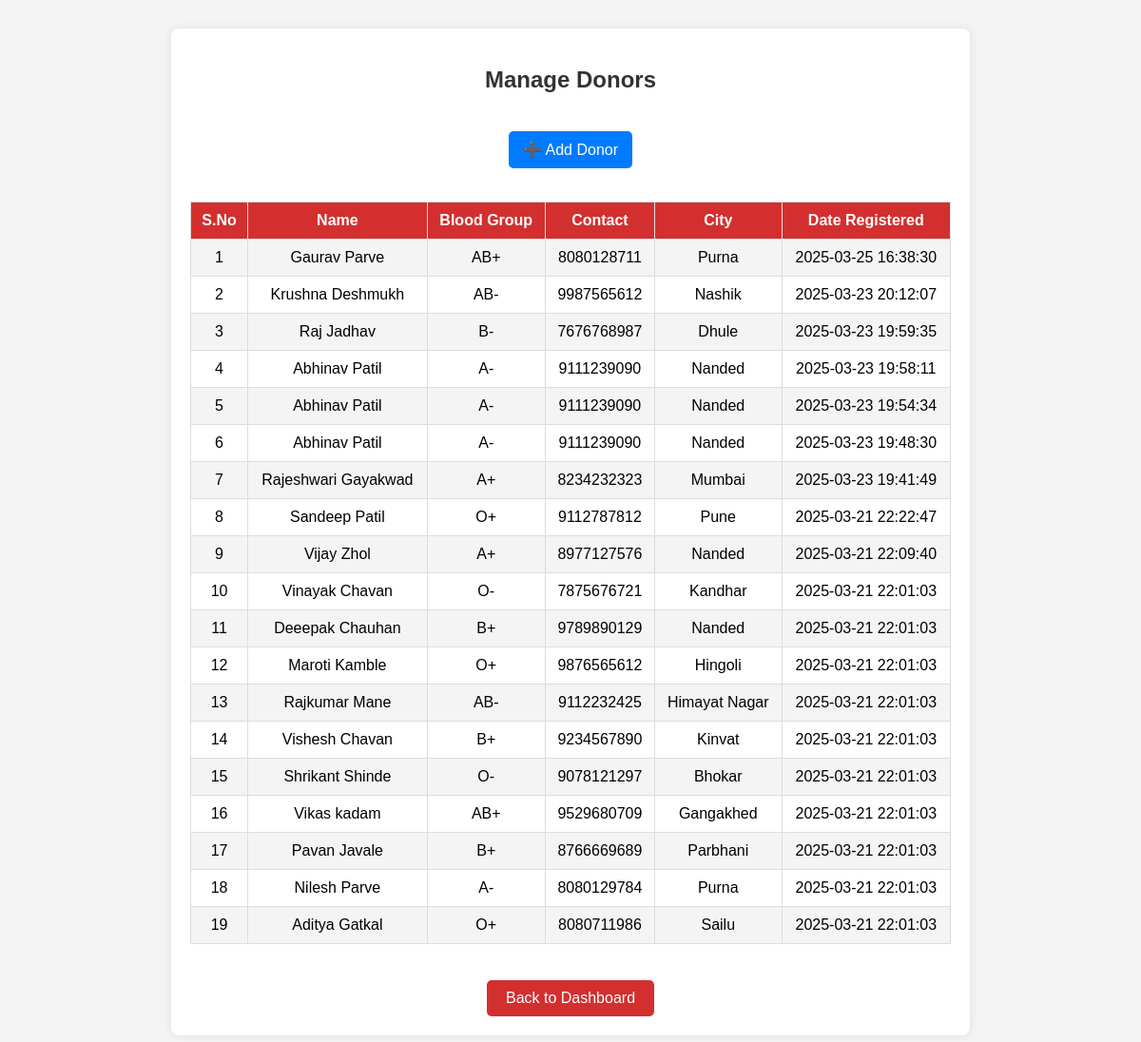
The app's page /admin/manage_donors.php (signed in) with its own data.
### tables this page shows
CREATE TABLE `donors` (
  `id` int(11) NOT NULL,
  `name` varchar(100) NOT NULL,
  `email` varchar(100) NOT NULL,
  `blood_group` varchar(5) NOT NULL,
  `gender` enum('Male','Female','Other') NOT NULL,
  `contact` varchar(15) NOT NULL,
  `city` varchar(100) NOT NULL,
  `date_registered` timestamp NOT NULL DEFAULT current_timestamp()
);

### admin/manage_donors.php (the view, shortened to what this page needs)
<?php
include("../db_connect.php");
$query = "SELECT * FROM donors ORDER BY id DESC";
$result = mysqli_query($conn, $query);
?>
<!DOCTYPE html>
<html lang="en">
<head>
    <link rel="stylesheet" href="admin_style.css">
</head>
<body>
    <div class="container">
        <h2>Manage Donors</h2>
        <a href="add_donor.php" class="add-button">➕ Add Donor</a>
        <table border="1">
        <tr>
    <th>S.No</th>
    <th>Name</th>
    <th>Blood Group</th>
    <th>Contact</th>
    <th>City</th>
    <th>Date Registered</th>
</tr>
<?php
$serial = 1;
while ($row = mysqli_fetch_assoc($result)) {
    echo "<tr>
        <td>{$serial}</td>
        <td>{$row['name']}</td>
        <td>{$row['blood_group']}</td>
        <td>{$row['contact']}</td>
        <td>{$row['city']}</td>
        <td>{$row['date_registered']}</td>
    </tr>";
    $serial++;
}
?>
        </table>
        <br>
        <a href="admin_dashboard.php">Back to Dashboard</a>
    </div>
</body>
</html>

### admin/admin_style.css (style rules this page uses)
body { font-family: Arial, sans-serif; background-color: #f4f4f4; text-align: center; margin: 0; padding: 0; }
h2 { color: #d32f2f; }
.container { max-width: 800px; margin: auto; text-align: center; }
table { width: 100%; border-collapse: collapse; margin-top: 20px; }
th, td { padding: 10px; border: 1px solid #ddd; text-align: center; }
th { background: #d32f2f; color: white; }
tr:nth-child(even) { background: #f4f4f4; }
a { display: inline-block; margin-top: 20px; padding: 10px 20px; background: #d32f2f; color: white; text-decoration: none; border-radius: 5px; }
.add-button { display: inline-block; margin-bottom: 15px; padding: 10px 15px; background: #007bff; color: white; text-decoration: none; border-radius: 5px; }
body { font-family: Arial, sans-serif; background-color: #f4f4f4; margin: 0; padding: 0; }
.container { width: 80%; margin: 30px auto; background: white; padding: 20px; border-radius: 8px; box-shadow: 0px 0px 10px rgba(0, 0, 0, 0.1); }
h2 { text-align: center; color: #333; }
th, td { padding: 10px; text-align: center; border-bottom: 1px solid #ddd; }

### records on screen
donors: name "Gaurav Parve", blood_group "AB+", contact "8080128711", city "Purna", date_registered "2025-03-25 16:38:30"
donors: name "Krushna Deshmukh", blood_group "AB-", contact "9987565612", city "Nashik", date_registered "2025-03-23 20:12:07"
donors: name "Raj Jadhav", blood_group "B-", contact "7676768987", city "Dhule", date_registered "2025-03-23 19:59:35"
donors: name "Abhinav Patil", blood_group "A-", contact "9111239090", city "Nanded", date_registered "2025-03-23 19:58:11"
donors: name "Abhinav Patil", blood_group "A-", contact "9111239090", city "Nanded", date_registered "2025-03-23 19:54:34"
donors: name "Abhinav Patil", blood_group "A-", contact "9111239090", city "Nanded", date_registered "2025-03-23 19:48:30"
donors: name "Rajeshwari Gayakwad", blood_group "A+", contact "8234232323", city "Mumbai", date_registered "2025-03-23 19:41:49"
donors: name "Sandeep Patil", blood_group "O+", contact "9112787812", city "Pune", date_registered "2025-03-21 22:22:47"
donors: name "Vijay Zhol", blood_group "A+", contact "8977127576", city "Nanded", date_registered "2025-03-21 22:09:40"
donors: name "Vinayak Chavan", blood_group "O-", contact "7875676721", city "Kandhar", date_registered "2025-03-21 22:01:03"
donors: name "Deeepak Chauhan", blood_group "B+", contact "9789890129", city "Nanded", date_registered "2025-03-21 22:01:03"
donors: name "Maroti Kamble", blood_group "O+", contact "9876565612", city "Hingoli", date_registered "2025-03-21 22:01:03"
donors: name "Rajkumar Mane", blood_group "AB-", contact "9112232425", city "Himayat Nagar", date_registered "2025-03-21 22:01:03"
donors: name "Vishesh Chavan", blood_group "B+", contact "9234567890", city "Kinvat", date_registered "2025-03-21 22:01:03"
donors: name "Shrikant Shinde", blood_group "O-", contact "9078121297", city "Bhokar", date_registered "2025-03-21 22:01:03"
donors: name "Vikas kadam", blood_group "AB+", contact "9529680709", city "Gangakhed", date_registered "2025-03-21 22:01:03"
donors: name "Pavan Javale", blood_group "B+", contact "8766669689", city "Parbhani", date_registered "2025-03-21 22:01:03"
donors: name "Nilesh Parve", blood_group "A-", contact "8080129784", city "Purna", date_registered "2025-03-21 22:01:03"
donors: name "Aditya Gatkal", blood_group "O+", contact "8080711986", city "Sailu", date_registered "2025-03-21 22:01:03"
